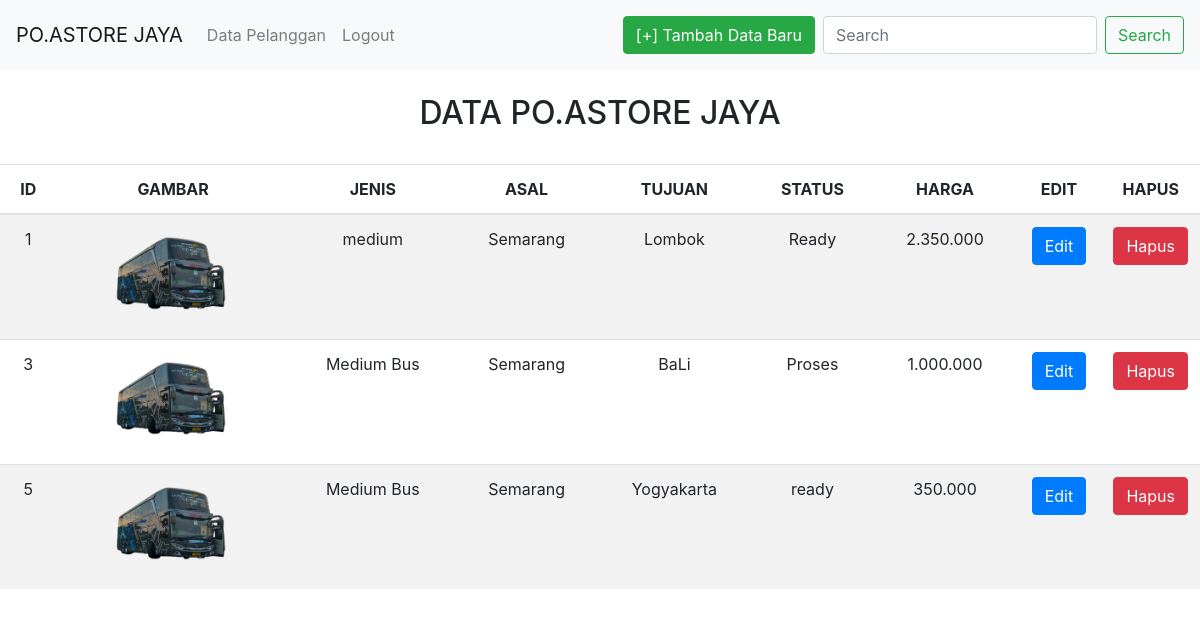
The app's page /halaman_admin.php?cari=medium with its own data.
### tables this page shows
CREATE TABLE `bus` (
  `id_bus` int(15) NOT NULL,
  `gambar` varchar(100) NOT NULL,
  `jenis` varchar(255) NOT NULL,
  `asal` varchar(323) NOT NULL,
  `tujuan` varchar(2332) NOT NULL,
  `status` varchar(255) NOT NULL,
  `harga` varchar(255) NOT NULL
);

### halaman_admin.php (the view, shortened to what this page needs)
<!DOCTYPE html>
<html lang="en">
<head>
  <link rel="stylesheet" href="assets/css/bootstrap.min.css">
</head>
<body>
  <nav class="navbar sticky-top navbar-expand-lg navbar-light bg-light">
    <a class="navbar-brand" href="halaman_admin.php">PO.ASTORE JAYA</a>
    <div class="collapse navbar-collapse" id="navbarSupportedContent">
      <ul class="navbar-nav mr-auto">
        <li class="nav-item">
          <a class="nav-link" href="pelanggan.php">Data Pelanggan</a>
        </li>
        <li class="nav-item">
          <a class="nav-link" href="logout_admin.php" tabindex="-1" aria-disabled="true">Logout</a>
        </li>
      </ul>
      <a class="m-2 btn btn-success" href="add.php" role="button">[+] Tambah Data Baru</a>
      <form class="form-inline my-2 my-lg-0">
        <input class="form-control mr-sm-2" type="text" placeholder="Search" name="cari" aria-label="Search">
        <button class="btn btn-outline-success my-2 my-sm-0" type="submit">Search</button>
      </form>
    </div>
  </nav>
  <br>
  <h2 align='center' line-height='50%'>DATA PO.ASTORE JAYA</h2>
  <br>
  <form action="halaman_user.php" method="get">
    <?php
     include_once("koneksi.php");
    ?>
    <table class="table table-striped">
      <thead>
        <tr align='center'>
          <th scope="col">ID</th>
          <th scope="col">GAMBAR</th>
          <th scope="col">JENIS</th>
          <th scope="col">ASAL</th>
          <th scope="col">TUJUAN</th>
          <th scope="col">STATUS</th>
          <th scope="col">HARGA</th>
          <th scope="col">EDIT</th>
          <th scope="col">HAPUS</th>
        </tr>
      </thead>
      <?php
        if(isset($_GET['cari'])){
            $cari = $_GET['cari'];
            $result = mysqli_query($koneksi, "SELECT * FROM bus WHERE jenis LIKE '%".$cari."%'");
        }else{
            $result = mysqli_query($koneksi,"SELECT * FROM bus");
        }
    while($user_data = mysqli_fetch_array($result)) {   ?>
      <tr>
        <td align='center'><?=$user_data['id_bus']?></td>
        <td align='center'><img src="image/<?php echo $user_data["gambar"];?>"
            style='width:auto; height:100px; padding: 10px 0px 10px 0px'></td>
        <td align='center'><?=$user_data['jenis']?></td>
        <td align='center'><?=$user_data['asal']?></td>
        <td align='center'><?=$user_data['tujuan']?></td>
        <td align='center'><?=$user_data['status']?></td>
        <td align='center'><?=$user_data['harga']?></td>
        <td align='center' width='85px'><a class="btn btn-primary"
            href="edit.php?id_bus=<?php echo $user_data['id_bus']; ?>" role="button">Edit</a></td>
        <td align='center' width='85px'><a class="btn btn-danger"
            href="hapus.php?id_bus=<?php echo $user_data['id_bus']; ?>" role="button">Hapus</a></td>
      </tr>
      <?php }?>
    </table>
</body>
</html>

### records on screen
bus: id_bus "1", gambar (picture), jenis "medium", asal "Semarang", tujuan "Lombok", status "Ready", harga "2.350.000"
bus: id_bus "3", gambar (picture), jenis "Medium Bus", asal "Semarang", tujuan "BaLi", status "Proses", harga "1.000.000"
bus: id_bus "5", gambar (picture), jenis "Medium Bus", asal "Semarang", tujuan "Yogyakarta", status "ready", harga "350.000"
